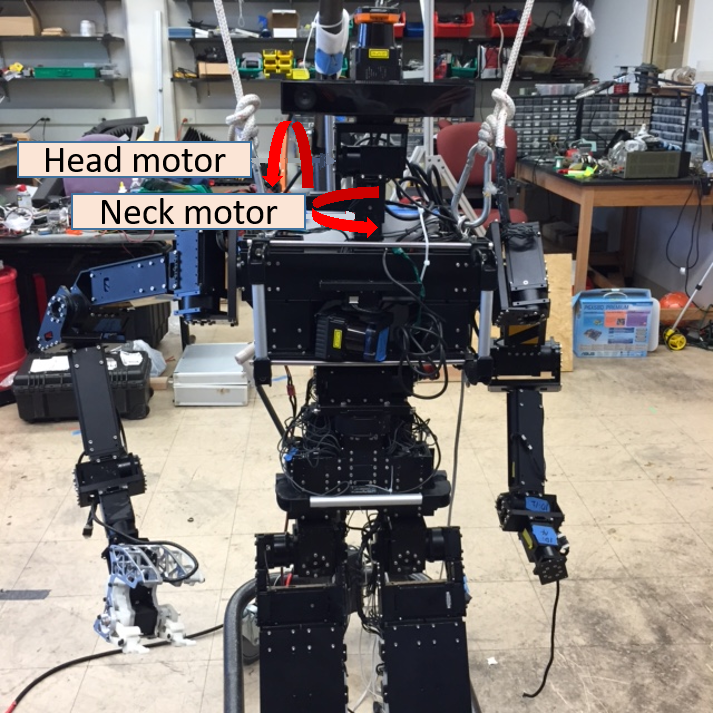
#> input picture SLAM/THOR.png, 713 x 713 px
$ python -i detector.py   (imports and definitions only)   (older library calls are emulated)
#> lines starting #> are read from the running program, lines starting #| are printed output that depends on the picture
### Color Segmentation/code/my_funct.py
import numpy as np
import math
#three by three  covariance matrix
# [12 lines left out: function cov_matrix, not called in this run]


def G_probability (mean, cov, RGB):
    '''gaussian probability for one 3*1 vector'''
    val = -0.5*(RGB-mean).T * np.linalg.inv(cov) *(RGB-mean)
    A_D = abs(np.linalg.det (cov)) ** 0.5
    P = 1/(A_D*(2*math.pi) ** 1.5) * math.exp(val)
    return P

# [9 lines left out: function linear_regression, not called in this run]

### Color Segmentation/code/detector.py
from my_funct import G_probability #, linear_regression
import numpy as np
import cv2
import pylab as pl
from PIL import Image
def myAlgorithm(img):

    cov_red = [[ 983.45516294, -20.82693649, 251.59740008], [-20.82693649, 18.27097824, -39.23327015],
               [ 251.59740008, -39.23327015, 458.49355809]]
    mean_red = [[60.21777405206787], [121.75193536269101], [187.3117150894875]]

    cov_nsred = [[ 1995.54352586, -145.25809121, -111.5877214 ], [ -145.25809121, 83.23549837, -117.67712958],
                 [ -111.5877214, -117.67712958, 493.246937  ]]
    mean_nsred = [[94.15792807168283], [115.255097581932], [172.50993494537866]]

    cov_brown = [[ 1714.41542918, -125.00920446, 382.1762053 ], [ -125.00920446, 83.38935013, -121.41269209],
                 [  382.1762053, -121.41269209, 269.16857731]]
    mean_brown = [[75.56044612666769], [114.84189721740381], [153.4726336741301]]

    cov_yellow = [[ 1907.97039881, -462.80228832, 144.84046221], [ -462.80228832, 249.39126596, -114.30270918],
                  [  144.84046221, -114.30270918, 105.07373941]]
    mean_yellow = [[120.61519891291778], [96.64161703480976], [153.83091679195095]]


    img2 = cv2.cvtColor(img, cv2.COLOR_RGB2BGR)
#> img2 is the input picture: shape (713, 713, 3); mean B, G, R 115.4, 117.7, 123.6
    A = cv2.cvtColor(img2, cv2.COLOR_BGR2YCR_CB)
#> A: shape (713, 713, 3); mean of channels 0, 1, 2 119.2, 131.1, 125.8
    img3 = A[::10,::10,:]
#> img3: shape (72, 72, 3); mean of channels 0, 1, 2 118.8, 131.2, 125.8
    img4 = cv2.cvtColor(img3, cv2.COLOR_YCR_CB2BGR)
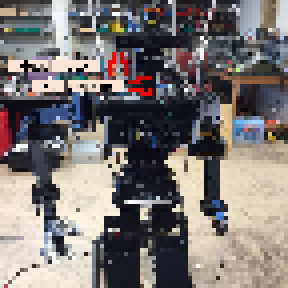
#> img4: shape (72, 72, 3) (shown 4 times larger); mean B, G, R 114.9, 117.3, 123.2
    distance =[10, 10, 14, 2, 2, 2,2,2,2,3,3,3,3,3,3,4,4,4,4,4,4,4,4,4,5,5,5,5,5,5,5,5,5,6,6,6,6,6,6,6,7,7,7,7,8,8,8,8,9,9]
    #param = linear_regression(red_area, distance)
    param = [-9.43267079e-05, 6.83717067e+00]
    #print(param)

    dimension = img3[:,:,0].shape #where dimension[0] is number of row, and dimension[1] is number of column
#> dimension = (72, 72)

    classified_picture = np.zeros((img3.shape[0], img3.shape[1], img3.shape[2]), dtype=np.uint8)

    for i in range(dimension[0]):
        for j in range(dimension[1]):
            B_RGB = [[img3[i,j,0]], [img3[i,j,1]], [img3[i,j,2]]]

            RGB = np.matrix(B_RGB)
            #check PYred_XRGB = PXRGB_Yred * PYred
            PYred_XRGB = G_probability (mean_red, cov_red, RGB)
            PYnsred_XRGB = G_probability (mean_nsred, cov_nsred, RGB)
            PYbrown_XRGB = G_probability (mean_brown, cov_brown, RGB)
            PYyellow_XRGB = G_probability (mean_yellow, cov_yellow, RGB)

            if max(PYred_XRGB, PYnsred_XRGB, PYbrown_XRGB,PYyellow_XRGB ) == PYred_XRGB:
                #assign this is red class
                #classified_picture[i, j] = 0
                classified_picture[i, j] = [255, 0, 0]

            elif max(PYred_XRGB, PYnsred_XRGB, PYbrown_XRGB,PYyellow_XRGB ) == PYnsred_XRGB:
                #assign this pixel is not so red class
                #classified_picture[i, j] = 1
                classified_picture[i, j] = [255, 255, 255]

            elif max(PYred_XRGB, PYnsred_XRGB, PYbrown_XRGB,PYyellow_XRGB ) == PYbrown_XRGB:
                classified_picture[i, j] = [255, 255, 255]
                #classified_picture[i, j] = 1
            elif max(PYred_XRGB, PYnsred_XRGB, PYbrown_XRGB,PYyellow_XRGB ) == PYyellow_XRGB:
                #assign this pixel is yellow class
                classified_picture[i, j] = [255, 255, 255]
#> classified_picture: shape (72, 72, 3); every value is 255
                #classified_picture[i, j] = 1


    img_final = Image.fromarray(classified_picture, 'RGB')
    #img.show()
    k = np.array(img_final)

    imgray = cv2.cvtColor(k, cv2.COLOR_BGR2GRAY)
#> imgray: shape (72, 72); every value is 255
    ret, thresh = cv2.threshold(imgray, 127, 255, 0)
    im2, contours, hierarchy = cv2.findContours(thresh, cv2.RETR_TREE, cv2.CHAIN_APPROX_SIMPLE)

    area = []
    for i in range(len(contours)):
        area.append(cv2.contourArea(contours[i]))
#> this loop made 1 pass
    #find the contour area
    max_value = max(area)
    max_index = area.index(max_value)

    del area[max_index]
    del contours[max_index]

    final_area = []
    final_contours = []
    for i in range(len(contours)):
        if area[i] > max(area)/10:
            final_area.append(area[i])
            final_contours.append(contours[i])
#> this loop made 0 passes


#> (the run stopped early here; a loop or call above may not have finished)
